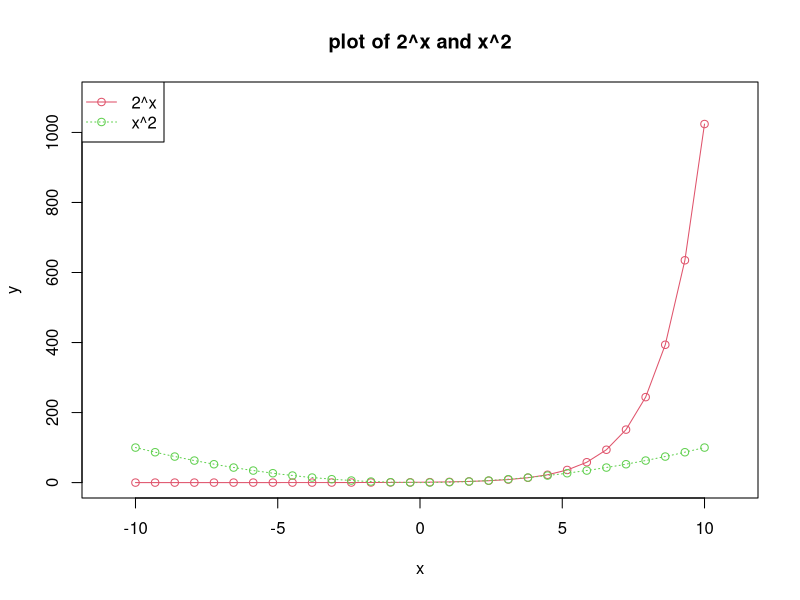

Source code (R):
## ---- chunk 1
x = seq(from = -10, to = 10, length = 30)
y = 2^x
plot(x,y,
     main = "plot of 2^x and x^2",
     xlim = c(-11,11),
     ylim = c(0,1100),
     col = 2,
     lty = 1,
     type = 'o')
points(x,x^2, col = 3)
lines(-10:10, c(-10:10)^2, col = 3, lty = 3)
legend(x="topleft", col = c(2,3), lty = c(1,3), pch = c(1,1),
       c("2^x","x^2"))
